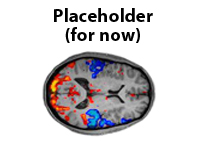
#> input picture Img/03browsePlaceHolderForNow.jpg, 200 x 150 px, given in place of bord4.jpg, which was not available
$ python recipes_image.py   (Python 2 division)   (older library calls are emulated)
#> lines starting #> are read from the running program, lines starting #| are printed output that depends on the picture; after the words box and inside, x2 and y2 are one past the last pixel; in counts of white or black regions, pixels touching at a corner belong together; pictures that were not available may be replaced by others from this repository, and a replacement may not be noted
#> in drop_shadow_twice, image is the input picture: PIL image 200x150 RGB; mean R, G, B 212.2, 209.5, 211.1
#!/usr/bin/env python

import Image, ImageChops
import ImageFilter

# [54 lines left out: functions trim, crop_border_color, analyze, not called in this run]

def print_stats(image):
    r, g, b = analyze(image)
    print r, g, b

# [65 lines left out: function flavor_stack, not called in this run]

def dropShadow( image, offset=(5,5), background=0xffffff, shadow=0x444444,
                border=8, iterations=3):
  """
  Add a gaussian blur drop shadow to an image.

  image       - The image to overlay on top of the shadow.
  offset      - Offset of the shadow from the image as an (x,y) tuple.  Can be
                positive or negative.
  background  - Background colour behind the image.
  shadow      - Shadow colour (darkness).
  border      - Width of the border around the image.  This must be wide
                enough to account for the blurring of the shadow.
  iterations  - Number of times to apply the filter.  More iterations
                produce a more blurred shadow, but increase processing time.
  """
#> called with offset = (5, 5), background = 16777215, shadow = 4473924, border = 8, iterations = 3

  # Create the backdrop image -- a box in the background colour with a
  # shadow on it.
  totalWidth = image.size[0] + abs(offset[0]) + 2*border
#> totalWidth = 221
  totalHeight = image.size[1] + abs(offset[1]) + 2*border
#> totalHeight = 171
  back = Image.new(image.mode, (totalWidth, totalHeight), background)
#> back: PIL image 221x171 RGB; every value is 255

  # Place the shadow, taking into account the offset from the image
  shadowLeft = border + max(offset[0], 0)
  shadowTop = border + max(offset[1], 0)
  back.paste(shadow, [shadowLeft, shadowTop, shadowLeft + image.size[0],
    shadowTop + image.size[1]] )
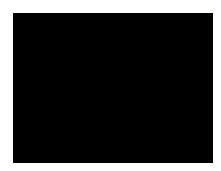
#> back: PIL image 221x171 RGB; values 68 (black) and 255 (white), 20.6% white; 1 white region, box (x1, y1, x2, y2) and area: (0, 0, 221, 171) 7791

  # Apply the filter to blur the edges of the shadow.  Since a small kernel
  # is used, the filter must be applied repeatedly to get a decent blur.
  n = 0
  while n < iterations:
    back = back.filter(ImageFilter.BLUR)
    n += 1
#> this loop made 3 passes
#> pass 2, in dropShadow, `back = back.filter(ImageFilter.BLUR)`:
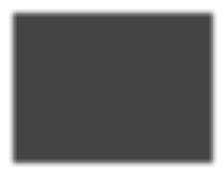
#> back: PIL image 221x171 RGB; min 68, max 255, mean 106.6
#> after the loop, n = 3

  # Paste the input image onto the shadow backdrop
  imageLeft = border - min(offset[0], 0)
  imageTop = border - min(offset[1], 0)
  back.paste(image, (imageLeft, imageTop))
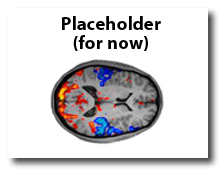
#> back: PIL image 221x171 RGB; mean R, G, B 212.4, 210.3, 211.5

  return back

def drop_shadow_twice(image):
  image = Image.open(image)
  image.thumbnail( (200,200), Image.ANTIALIAS)
  dropShadow(image).show()
  dropShadow(image, background=0xeeeeee, shadow=0x444444, offset=(0,5)).show()
#> call 2 of dropShadow, with offset = (0, 5), background = 15658734, shadow = 4473924, border = 8, iterations = 3
#> in dropShadow (call 2), `back = Image.new(image.mode, (totalWidth, totalHeight), background)`: back: PIL image 216x171 RGB; every value is 238
#> in dropShadow (call 2), `back.paste(shadow, [shadowLeft, shadowTop, shadowLeft + image.size[0],..`:
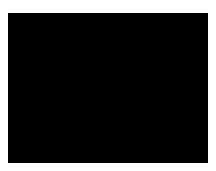
#> back: PIL image 216x171 RGB; values 68 (black) and 238 (white), 18.8% white; 1 white region, box (x1, y1, x2, y2) and area: (0, 0, 216, 171) 6936
#> the loop in dropShadow (call 2), `while n < iterations:` made 3 passes
#> pass 1, in dropShadow (call 2), `back = back.filter(ImageFilter.BLUR)`:
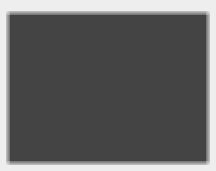
#> back: PIL image 216x171 RGB; min 68, max 238, mean 99.9
#> pass 2, in dropShadow (call 2), `back = back.filter(ImageFilter.BLUR)`:
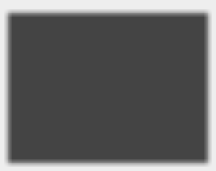
#> back: PIL image 216x171 RGB; min 68, max 238, mean 99.9
#> in dropShadow (call 2), `back.paste(image, (imageLeft, imageTop))`:
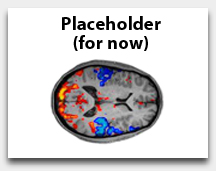
#> back: PIL image 216x171 RGB; mean R, G, B 210.8, 208.7, 209.9


if __name__ == '__main__':
    #crop_border_color()
    #print_stats('/tmp/bord4.jpg')
    #flavor_stack('/tmp/leaf.jpg')
    drop_shadow_twice('/tmp/bord4.jpg')
